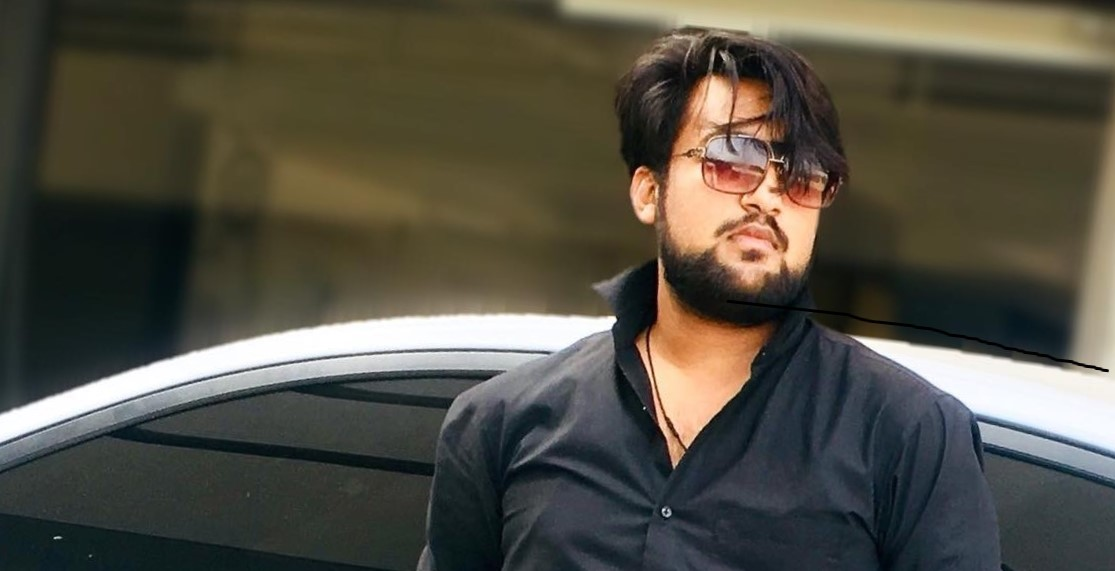
#> input picture d3.jpg, 1115 x 571 px, given in place of the camera
$ python motion_detector.py
#> lines starting #> are read from the running program, lines starting #| are printed output that depends on the picture
import cv2, time, pandas
from datetime import datetime

first_frame=None
status_list=[None,None]
times=[]
df=pandas.DataFrame(columns=["Start","End"])

video=cv2.VideoCapture(0)

while True:
    check, frame = video.read()
#> frame is the input picture: shape (571, 1115, 3); mean B, G, R 67.5, 78.8, 82
    status=0
    gray=cv2.cvtColor(frame,cv2.COLOR_BGR2GRAY)
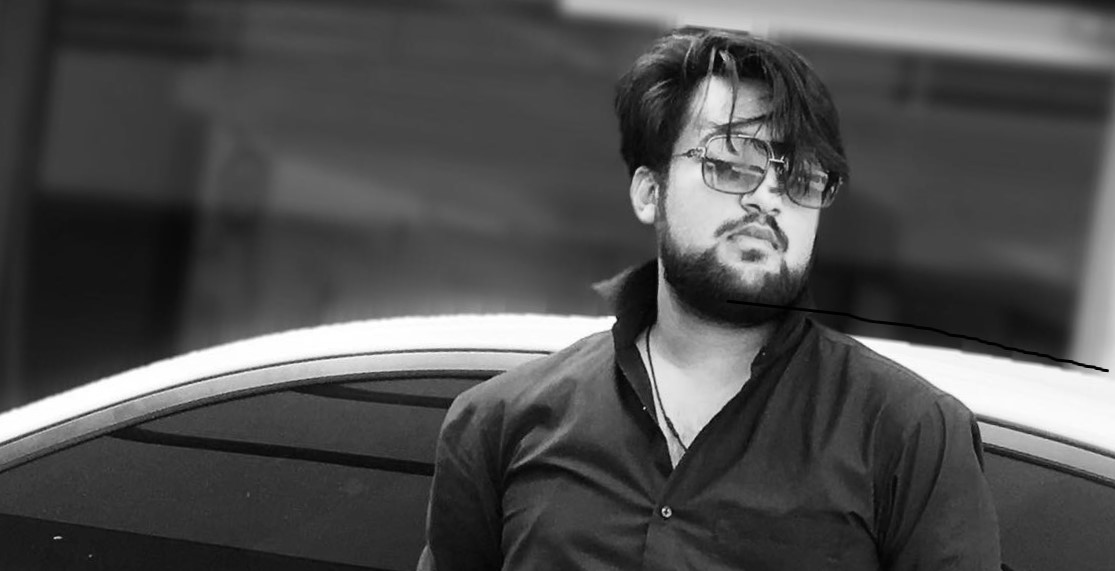
#> gray: shape (571, 1115); min 0, max 255, mean 78.5
    gray=cv2.GaussianBlur(gray,(21,21),0)
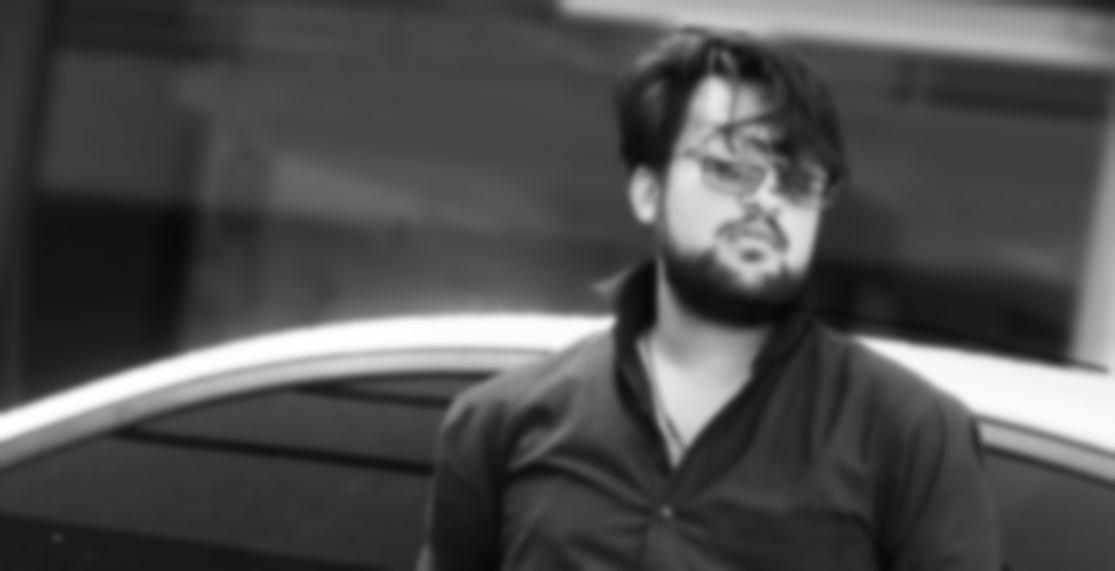
#> gray: shape (571, 1115); min 7, max 255, mean 78.5

    if first_frame is None:
        first_frame=gray
        continue

    delta_frame=cv2.absdiff(first_frame,gray)
    thresh_frame=cv2.threshold(delta_frame, 30, 255, cv2.THRESH_BINARY)[1]
    thresh_frame=cv2.dilate(thresh_frame, None, iterations=2)

    (cnts,_)=cv2.findContours(thresh_frame.copy(),cv2.RETR_EXTERNAL, cv2.CHAIN_APPROX_SIMPLE)

    for contour in cnts:
        if cv2.contourArea(contour) < 10000:
            continue
        status=1

        (x, y, w, h)=cv2.boundingRect(contour)
        cv2.rectangle(frame, (x, y), (x+w, y+h), (0,255,0), 3)
    status_list.append(status)

    status_list=status_list[-2:]


    if status_list[-1]==1 and status_list[-2]==0:
        times.append(datetime.now())
    if status_list[-1]==0 and status_list[-2]==1:
        times.append(datetime.now())


    cv2.imshow("Gray Frame",gray)
    cv2.imshow("Delta Frame",delta_frame)
    cv2.imshow("Threshold Frame",thresh_frame)
    cv2.imshow("Color Frame",frame)

    key=cv2.waitKey(1)

    if key==ord('q'):
        if status==1:
            times.append(datetime.now())
        break

print(status_list)
print(times)

for i in range(0,len(times),2):
    df=df.append({"Start":times[i],"End":times[i+1]},ignore_index=True)
#> this loop made 0 passes

df.to_csv("Times.csv")

video.release()
cv2.destroyAllWindows
